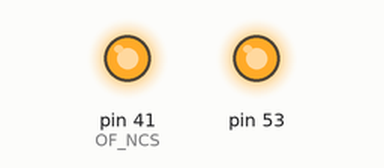
Simulated run of this sketch. Board: Arduino Mega 2560, built with avr-gcc and run on an emulated ATmega2560. Shown: output pins drawn as LEDs (lit = HIGH). What the sketch prints to the serial monitor is not drawn.

Above: at 0.1 s.
Timing chart, 0 to 1.6 s (numbered marks = the images above):
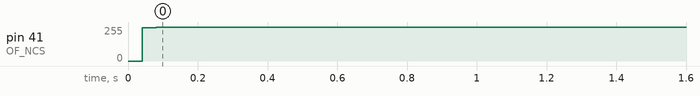

Measured:
- by itself, pin 41 (OF_NCS): 0/255 → 255/255 at 0.04 s

The sketch:

OpticalFlowTest.ino
```cpp
#include <ADNS3080.h>
#include <SPI.h>
#include <Logging.h>
#include "config.h"

AP_OpticalFlow_ADNS3080 flowSensor(OF_NCS, 0);
//SoftSPI SPI(OF_MOSI, OF_MISO, OF_SCLK);

void setup()
{
	Log.Init(LOGGER_LEVEL, SERIAL_BAUD);
	Log.Info("Optical SPI sensor test starting");

	pinMode(OF_NCS, OUTPUT);
	pinMode(MISO, INPUT);
	pinMode(MOSI, OUTPUT);
	pinMode(SCK, OUTPUT);

	flowSensor.init();


	byte productID = flowSensor.read_register(ADNS3080_PRODUCT_ID);
	Log.Info("Product ID:  %X", productID);

	byte inverse_productID = flowSensor.read_register(ADNS3080_INVERSE_PRODUCT_ID);
	Log.Info("*Product ID: %X", inverse_productID);

	flowSensor.set_resolution(400);
	flowSensor.set_frame_rate_auto(false);
	flowSensor.set_shutter_speed_auto(false);
}

void loop()
{
	byte motion = flowSensor.read_register(ADNS3080_MOTION);
	bool motionDetected = motion & 0x80;
	byte surface_quality = flowSensor.read_register(ADNS3080_SQUAL);

	Log.Info("Motion: %T\t Surface quality: %d", motionDetected, surface_quality);

	if (motionDetected){
		int8_t dx = flowSensor.read_register(ADNS3080_DELTA_X);
		int8_t dy = flowSensor.read_register(ADNS3080_DELTA_Y);
		Log.Info("X: %d\nY: %d", dx, dy);
	}

	delay(500);
}
```

config.h
```cpp
#include "Arduino.h"

// Comms settings
const long SERIAL_BAUD = 57600;
const int LOGGER_LEVEL = LOG_LEVEL_DEBUG;

// Pin assignments
const byte OF_MOSI = 8;
const byte OF_MISO = 7;
const byte OF_SCLK = 9;
const byte OF_NCS = 41;
```
